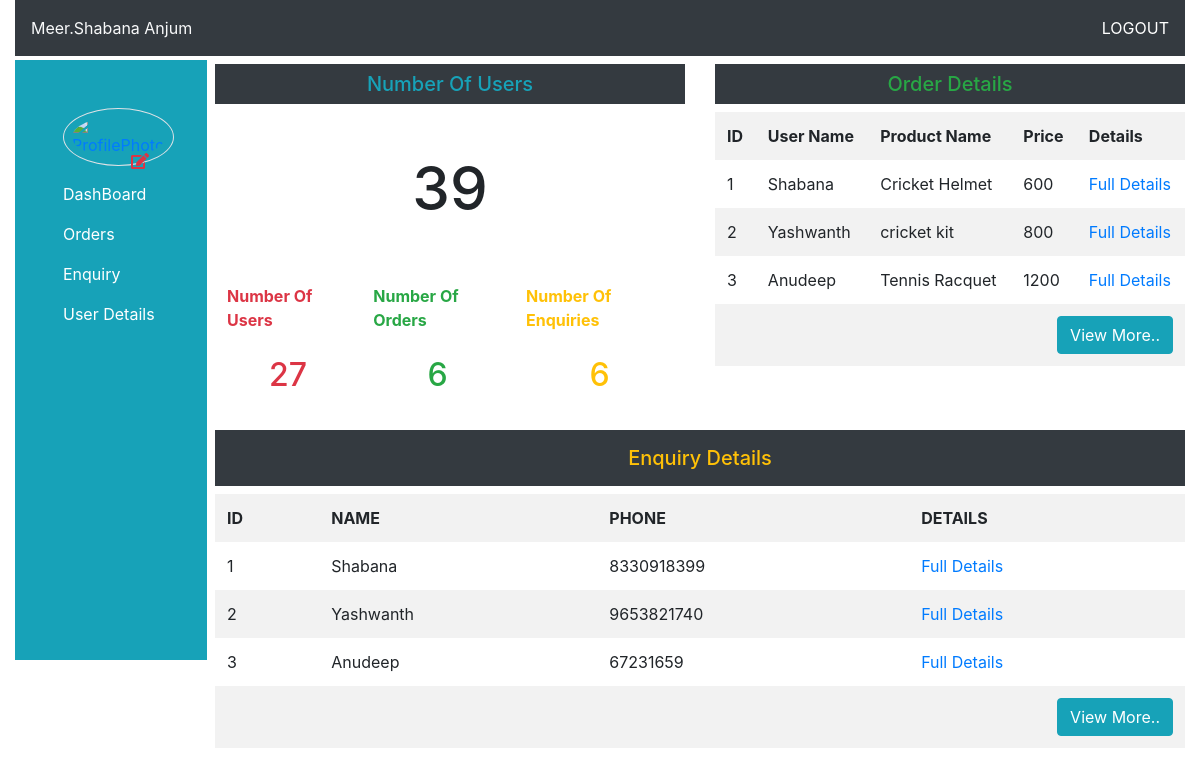
The page /PHP/Admin_Pages/Admin_Dash_Board.php (signed in) on the database its author committed.
### tables this page shows
CREATE TABLE `productsorder` (
  `id` int(200) NOT NULL,
  `productname` varchar(200) DEFAULT NULL,
  `price` varchar(200) DEFAULT NULL,
  `consumername` varchar(200) DEFAULT NULL,
  `consumerphonenumber` varchar(200) DEFAULT NULL,
  `consumeremail` varchar(200) DEFAULT NULL,
  `consumeraddress` varchar(200) DEFAULT NULL
);

CREATE TABLE `enquiry` (
  `id` int(200) NOT NULL,
  `name` varchar(200) DEFAULT NULL,
  `phone` bigint(200) DEFAULT NULL,
  `subject` varchar(200) DEFAULT NULL,
  `email` varchar(200) DEFAULT NULL,
  `country` varchar(200) DEFAULT NULL,
  `address` varchar(200) DEFAULT NULL,
  `message` varchar(200) DEFAULT NULL
);

### PHP/Admin_Pages/Admin_Dash_Board.php (the view, shortened to what this page needs)
<?php
if(isset($_SESSION['email']) && isset($_SESSION['pswd']))
{
$id=$_SESSION['id'];
$email=$_SESSION['email'];
$conn=mysqli_connect("localhost","root","","student");
$select="select *from admin where id='$id' or email_id='$email'";
$qry=mysqli_query($conn,$select);
$fetch=mysqli_fetch_assoc($qry);
$productselect="select *from productsorder limit 3";
$query=mysqli_query($conn,$productselect);
$enquiryselect="select *from enquiry limit 3";
$enquiryquery=mysqli_query($conn,$enquiryselect);
$sports="select *from sports";
$query_sports=mysqli_query($conn,$sports);
$total_sports=mysqli_num_rows($query_sports);
$products_order="select *from productsorder";
$query_orders=mysqli_query($conn,$products_order);
$total_products=mysqli_num_rows($query_orders);
$n="select *from enquiry ";
$enquiryquery_select=mysqli_query($conn,$n);
$total_enquiry=mysqli_num_rows($enquiryquery_select);
?>
<!DOCTYPE html>
<html lang="en">
<head>
    <link rel="stylesheet" href="../../CSS/bootstrap.min.css">
    <link rel="stylesheet" href="../CSS/all.css">
</head>
<body>
<div class="container-fluid sticky-top">
    <div class=" bg-dark p-3 ">
    <a class="text-light"><?php echo $fetch['fullname'];?></a>
    <span class="float-right">
    <a href="adminlogout.php" class="text-white">LOGOUT</a>
    </span>
    </div>
</div>
<div class="container-fluid mt-2">
<div class="row">
    <div class="col-2 ">
    <div class="fixed-top" style="width:16%;margin-top:60px;margin-left:15px">
    <nav class=" bg-info " style="height:600px">
        <ul class="list-unstyled p-5">
        <li><a href="editprofile.php" class="position-relative">
        <img src="../../IMAGES/player.png" class="rounded-circle border p-2" alt="ProfilePhoto" width="100" height="100">
        <span class="card-img-overlay ml-5 mt-1">
        <i class="fas fa-edit text-danger"></i></span></a></li>
        <li class="pt-3">
        <a class=" text-white" href="Admin_Dash_Board.php">DashBoard</a>
        </li>
        <li class="pt-3">
        <a class=" text-white" href="viewmore_orders.php">Orders</a>
        </li>
        <li class="pt-3">
        <a class=" text-white" href="viewmore_enquiry.php">Enquiry</a>
        </li>
        <li class="pt-3">
        <a href="User_Details.php" class=" text-white">User Details</a>
        </li>
        </ul>
    </nav>
    </div>
    </div>
    <div class="col-10">
         <div class="row">
           <div class="col-6">
           <h5 class="text-center bg-dark text-info p-2">Number Of Users</h5>
           <h1 class="text-center m-5 number_count" style="font-size:60px">
           <?php
          echo $total_sports+$total_products+$total_enquiry;
            ?></h1>
            <table class="table table-borderless">
              <tr>
                <th class="text-danger">Number Of Users</th>
                <th class="text-success">Number Of Orders</th>
                <th class="text-warning">Number Of Enquiries</th>
              </tr>
              <tr class="text-center">
                <td class="text-danger font-weight-bold"><h2 class="number_count"><?php echo $total_sports;?></h2></td>
                <td class="text-success font-weight-bold"><h2 class="number_count"><?php echo $total_products;?></h2></td>
                <td class="text-warning font-weight-bold"><h2 class="number_count"><?php echo $total_enquiry;?></h2></td>
              </tr>
            </table>
            </div>
           <div class="col-6">
        <table class="table table-borderless table-striped">
        <h5 class="text-success text-center bg-dark p-2">Order Details</h5>
        <tr>
            <th>ID</th>
            <th>User Name</th>
            <th>Product Name</th>
            <th>Price</th>
            <th>Details</th>
        </tr>
        <?php
        while($fetchingorders=mysqli_fetch_assoc($query))
        {
        ?>
        <tr>
            <td><?php echo $fetchingorders['id']; ?></td>
            <td><?php echo $fetchingorders['consumername']; ?></td>
            <td><?php echo $fetchingorders['productname']; ?></td>
            <td><?php echo $fetchingorders['price']; ?></td>
            <td><a href="order_fulldetails.php?fulldetails=<?php echo $fetchingorders['id']?>" class="">Full Details</a></td>
        </tr>
        <?php }
        ?>
        <tr>
        <td colspan="5" align="right"><a class="btn btn-info"  href="viewmore_orders.php">View More..</a></td>
        </tr>
        </table>
        </div>
         </div>
        <table class="table table-borderless table-striped">
            <h5 class="text-center text-warning bg-dark p-3">Enquiry Details</h5>
        <tr>
            <th>ID</th>
            <th>NAME</th>
            <th>PHONE</th>
            <th>DETAILS</th>
        </tr>
        <?php
        while($fetchingenquiry=mysqli_fetch_assoc($enquiryquery))
        {
        ?>
        <tr>
            <td><?php echo $fetchingenquiry['id']; ?></td>
            <td><?php echo $fetchingenquiry['name']; ?></td>
            <td><?php echo $fetchingenquiry['phone']; ?></td>
            <td><a href="enquiry_fulldetails.php?enquirydetails=<?php echo $fetchingenquiry['id']?>" class="">Full Details</a></td>
        </tr>
        <?php } ?>
        <tr>
        <td colspan="5" align="right"><a class="btn btn-info"  href="viewmore_enquiry.php">View More..</a></td>
        </tr>
        </table>
</div>
</div>
</div>
</body>
</html>
<?php } ?>

### CSS/all.css (style rules this page uses)
.fa, .fas, .far, .fal, .fad, .fab { -moz-osx-font-smoothing: grayscale; -webkit-font-smoothing: antialiased; display: inline-block; font-style: normal; font-variant: normal; text-rendering: auto; line-height: 1; }
.fa-edit:before { content: "\f044"; }
.fa, .fas { font-family: 'Font Awesome 5 Free'; font-weight: 900; }

### rows shown on the page
productsorder: id "1", consumername "Shabana", productname "Cricket Helmet", price "600"
productsorder: id "2", consumername "Yashwanth", productname "cricket kit", price "800"
productsorder: id "3", consumername "Anudeep", productname "Tennis Racquet", price "1200"
enquiry: id "1", name "Shabana", phone "8330918399"
enquiry: id "2", name "Yashwanth", phone "9653821740"
enquiry: id "3", name "Anudeep", phone "67231659"

### other values the page prints
$fetch['fullname'] "Meer.Shabana Anjum"
$total_sports+$total_products+$total_enquiry "39"
$total_sports "27"
$total_products "6"
$total_enquiry "6"
